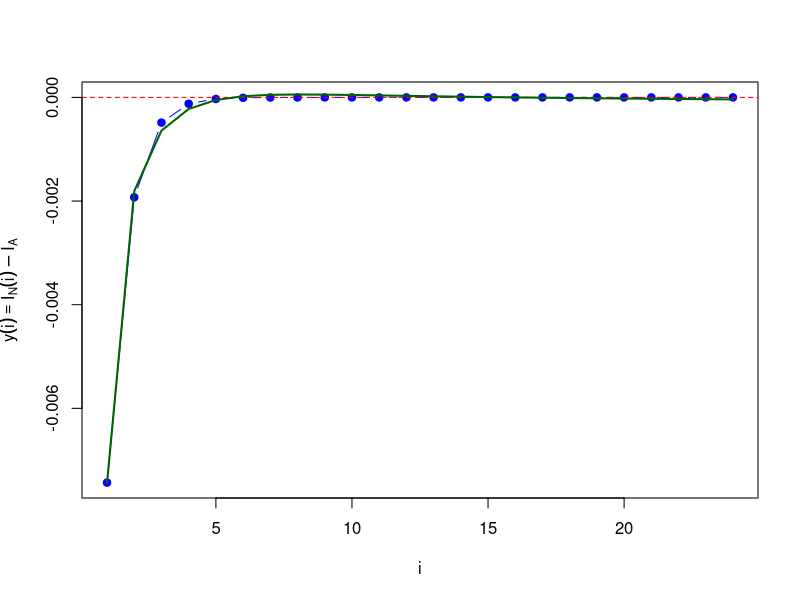

The R script that drew this image:
I_analyticke <- log(2)

f <- function(x) {
  1 / x
}

midpoint_integral <- function(f, a, b, n) {
  h <- (b - a) / n
  I <- 0
  
  for (i in 0:(n - 1)) {
    xi <- a + i * h + h / 2 
    Si <- h * f(xi)
    I <- I + Si
  }
  
  return(I)
}


i_val <- 1:24
y_val <- numeric(length(i_val))

for (j in seq_along(i_val)) {
  i <- i_val[j]
  n <- 2^i
  I_numericke <- midpoint_integral(f, 1, 2, n)
  y_val[j] <- I_numericke - I_analyticke
  if (j>1){
    if (abs(y_val[j])> abs(y_val[j-1])){
      print(j)
    }
  }

}


plot(i_val, y_val, type = "b", pch = 19, col = "blue",
     xlab = "i", ylab = expression(y(i) == I[N](i) - I[A]))
abline(h = 0, col = "red", lty = 2)

print(y_val)


least_squares_approx <- function(x, y, basis_functions) {
  # Ensure x and y are vectors of the same length
  if(length(x) != length(y)) {
    stop("x and y must have the same length")
  }
  
  m <- length(x)
  n <- length(basis_functions)
  
  # Initialize design matrix A (m rows, n columns)
  A <- matrix(0, nrow = m, ncol = n)
  
  # Fill matrix: A[i, j] = phi_j(x_i)
  for (j in 1:n) {
    A[, j] <- basis_functions[[j]](x)  # Apply basis function j to all x
  }
  
  # Solve the normal equations: (A^T A) c = A^T y
  coeff <- solve(t(A) %*% A, t(A) %*% y)
  
  return(as.vector(coeff))
}

poly_basis <- list(
  function(x) 1,
  function(x) 1 / (2^x),
  function(x) 1 / x,
  function(x) 1 / (x^2)
)

coeff_poly <- least_squares_approx(i_val, y_val, poly_basis)
print(coeff_poly)  # display the coefficients

aprox_y_val <- sapply(i_val, function(xi) {
  sum(mapply(function(c, phi) c * phi(xi), coeff_poly, poly_basis))
})

lines(i_val, aprox_y_val, col = "darkgreen", lwd = 2)
